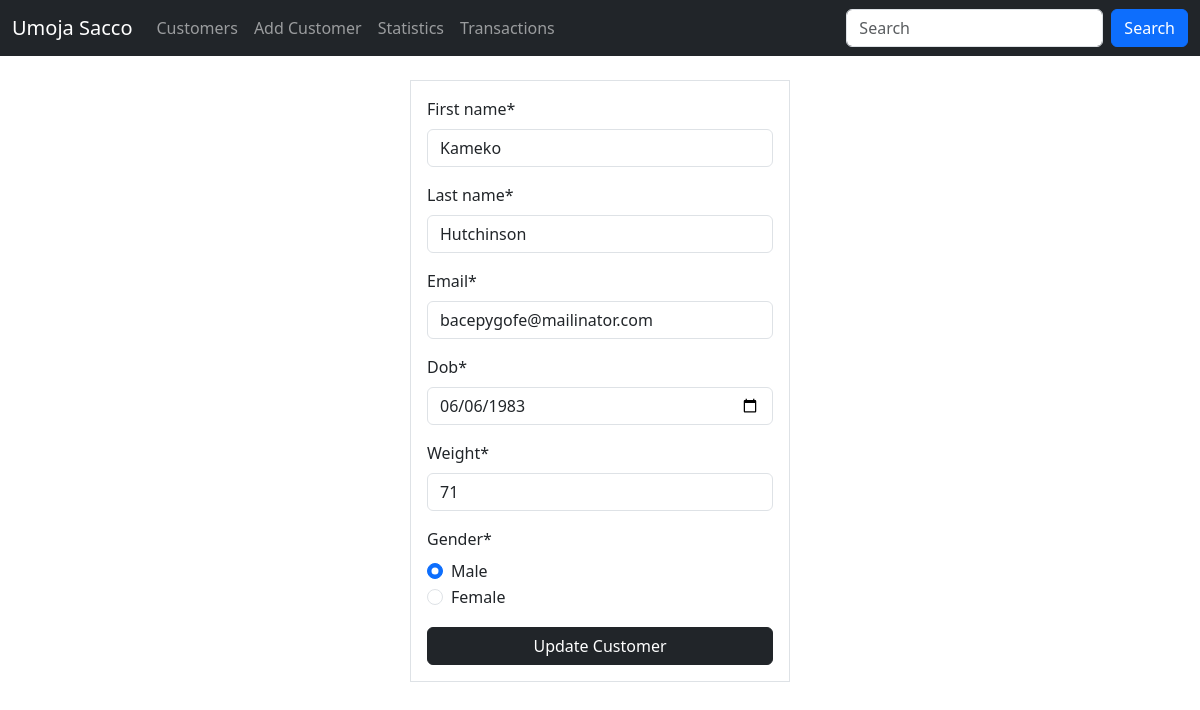
/customers/update/105, run on the app's committed database.
### sacco/models.py (models this page shows, shortened)
class Customer(models.Model):
    first_name = models.CharField(max_length=30) #charfield = varchar
    last_name = models.CharField(max_length=30)
    email = models.EmailField(unique=True) #varchar + ensures email is unique
    dob = models.DateField()
    gender = models.CharField(max_length=10)
    weight = models.IntegerField(default=0)
    created_at = models.DateTimeField(auto_now_add=True)
    updated_at = models.DateTimeField(auto_now=True)
    class Meta:
        db_table = 'customers'

### sacco/views.py (the view)
# urls.py: path('customers/update/<int:customer_id>', views.update_customer, name='update_customer'),
def update_customer(request, customer_id):
    customer = get_object_or_404(Customer, id=customer_id)
    if request.method == "POST":
        form = CustomerForm(request.POST, instance=customer)
        if form.is_valid():
            form.save()
            return redirect('customers')
    else:
        form = CustomerForm(instance=customer)
    return render(request, 'customer_update_form.html', {"form": form})

### sacco/app_forms.py
class CustomerForm(forms.ModelForm): # ensure import is strictly django import forms
    gender = forms.ChoiceField(choices=GENDER_CHOICES, widget=forms.RadioSelect)
    class Meta:
        model = Customer
        fields = ['first_name', 'last_name', 'email', 'dob', 'weight', 'gender']
        widgets = {
            'dob': forms.DateInput(attrs={'type': 'date', 'min': '1980-01-01', 'max': '2005-12-31'}),
            'weight': forms.NumberInput(attrs={'type': 'number', 'min': '35', 'max': '100'}),
        }

### templates/customer_update_form.html (shortened to what this page needs)
{% extends 'master.html' %}
{% load crispy_forms_filters %}
{% block content %}
    <div class="container">
        <div class="row justify-content-center">
            <div class="col-sm-4 border my-4 p-3">
                <form action="" method="post">
                    {{ form | crispy }}
                    <button class="btn btn-dark w-100">Update Customer</button>
                </form>
            </div>
        </div>
    </div>
{% endblock %}

### templates/master.html (style rules this page uses)
legend { font-size: 1rem; }

### data on the page
Customer: first_name "Kameko", last_name "Hutchinson", email "bacepygofe@mailinator.com", dob "06/06/1983", weight "71", gender "☑ Male ☐ Female"
